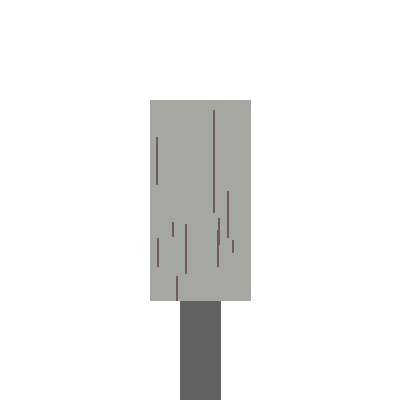

Python code for this plot:
import random
from PIL import Image, ImageDraw

image = Image.new("RGBA", (400, 400), (255, 255, 255, 0))
draw = ImageDraw.Draw(image)

tronc = "#626262"
feuille = "#a5a8a1"
égratignure = "#705b5a"

# Tronc plus haut et plus mince
tronc_x1, tronc_y1 = 180, 200
tronc_x2, tronc_y2 = 220, 400
draw.rectangle((tronc_x1, tronc_y1, tronc_x2, tronc_y2), fill=tronc)

# Feuilles plus hautes et plus minces
feuilles_x1, feuilles_y1 = 150, 100
feuilles_x2, feuilles_y2 = 250, 300
draw.rectangle((feuilles_x1, feuilles_y1, feuilles_x2, feuilles_y2), fill=feuille)

# Ajouter des égratignures aléatoires sur les feuilles
for _ in range(10):  # Ajouter 5 égratignures
    x = random.randint(feuilles_x1, feuilles_x2)  # Coordonnée x aléatoire à l'intérieur des feuilles
    y1 = random.randint(feuilles_y1, feuilles_y2 - 10)  # Coordonnée y1 aléatoire à l'intérieur des feuilles
    y2 = random.randint(y1 + 10, feuilles_y2)  # Coordonnée y2 aléatoire à l'intérieur des feuilles
    draw.line((x, y1, x, y2), fill=égratignure, width=2)  # Dessiner une ligne verticale pour représenter une égratignure

image.save("bouleaujaune-automne.png")
